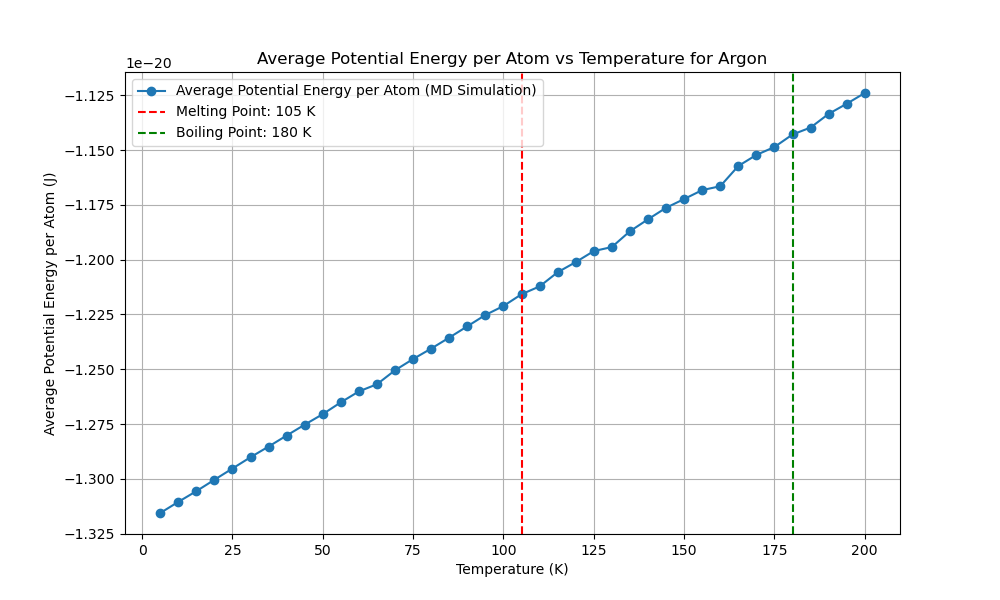

This figure's Python source:
import numpy as np
import matplotlib.pyplot as plt
from scipy.optimize import minimize
from multiprocessing import Pool
import time
from reportlab.lib.pagesizes import letter
from reportlab.pdfgen import canvas
from tqdm import tqdm
from numba import njit, prange
import logging
import os

# Get the directory of the current script
script_dir = os.path.dirname(os.path.abspath(__file__))
script_base_name = os.path.splitext(os.path.basename(__file__))[0]

# Set up logging with the script's base name and directory
log_file_path = os.path.join(script_dir, f'{script_base_name}.log')
logging.basicConfig(filename=log_file_path, 
            level=logging.INFO, format='%(asctime)s:%(levelname)s:%(message)s')

EPSILON = 1.654017502e-21  
SIGMA = 3.405e-10  
MASS = 6.63e-26  
K_B = 1.38e-23 

def create_fcc_lattice(a, n):
    """Create an FCC lattice."""
    base = np.array([[0, 0, 0],
                     [0.5, 0.5, 0], [0.5, 0, 0.5], [0, 0.5, 0.5]])
    positions = np.zeros((n**3 * 4, 3))
    index = 0
    for x in range(n):
        for y in range(n):
            for z in range(n):
                offset = np.array([x, y, z])
                for b in base:
                    positions[index] = (offset + b) * a
                    index += 1
    return positions

@njit
def lennard_jones(r2):
    """Calculate the Lennard-Jones potential and force."""
    r6 = (SIGMA ** 2 / r2) ** 3
    r12 = r6 ** 2
    potential = 4 * EPSILON * (r12 - r6)
    force = 24 * EPSILON * (2 * r12 - r6) / r2
    return potential, force

@njit
def apply_pbc(position, box_length):
    """Apply periodic boundary conditions."""
    return position - box_length * np.round(position / box_length)

@njit
def custom_norm(arr, axis=1):
    """Compute the norm along a specified axis."""
    if axis == 1:
        return np.sqrt(np.sum(arr**2, axis=1))
    elif axis == 0:
        return np.sqrt(np.sum(arr**2, axis=0))
    else:
        raise ValueError("Invalid axis")

@njit(parallel=True)
def compute_forces(positions, box_length):
    """Compute forces using Lennard-Jones potential with PBC."""
    N = len(positions)
    forces = np.zeros_like(positions)
    potential_energy = 0.0

    for i in prange(N):
        for j in range(i + 1, N):
            r_vec = apply_pbc(positions[i] - positions[j], box_length)
            r2 = np.dot(r_vec, r_vec)
            if r2 < (2.5 * SIGMA) ** 2:
                potential, force = lennard_jones(r2)
                f = force * r_vec
                forces[i] += f
                forces[j] -= f
                potential_energy += potential
                
    return forces, potential_energy

@njit
def velocity_verlet_adaptive(positions,
            velocities, forces, dt, box_length, max_force_threshold=1e-12):
    """Velocity-Verlet integration with adaptive time step."""
    new_positions = positions + velocities * dt + 0.5 * forces * dt**2 / MASS
    new_positions = apply_pbc(new_positions, box_length)
    new_forces, _ = compute_forces(new_positions, box_length)
    max_force = np.max(custom_norm(new_forces, axis=1))
    
    if max_force > max_force_threshold:
        dt = max(0.9 * dt * (max_force_threshold / max_force)**0.5, 1e-16)
    
    new_velocities = velocities + 0.5 * (forces + new_forces) * dt / MASS
    return new_positions, new_velocities, new_forces, dt

@njit
def standard_verlet_adaptive(positions,
    velocities, forces, dt, box_length, max_force_threshold=1e-12):
    """Standard Verlet integration with adaptive time step."""
    new_positions = positions + velocities * dt + 0.5 * forces * dt**2 / MASS
    new_positions = apply_pbc(new_positions, box_length)
    new_forces, _ = compute_forces(new_positions, box_length)
    max_force = np.max(custom_norm(new_forces, axis=1))

    if max_force > max_force_threshold:
        dt = max(0.9 * dt * (max_force_threshold / max_force)**0.5, 1e-16)

    new_velocities = velocities + new_forces * dt / MASS
    return new_positions, new_velocities, new_forces, dt

@njit
def leapfrog_verlet_adaptive(positions,
    velocities, forces, dt, box_length, max_force_threshold=1e-12):
    """Leapfrog Verlet integration with adaptive time step."""
    half_dt = 0.5 * dt
    velocities_half = velocities + forces * half_dt / MASS
    new_positions = positions + velocities_half * dt
    new_positions = apply_pbc(new_positions, box_length)
    new_forces, _ = compute_forces(new_positions, box_length)
    max_force = np.max(custom_norm(new_forces, axis=1))

    if max_force > max_force_threshold:
        dt = max(0.9 * dt * (max_force_threshold / max_force)**0.5, 1e-16)

    new_velocities = velocities_half + new_forces * half_dt / MASS
    return new_positions, new_velocities, new_forces, dt




def adaptive_equilibration(positions, velocities, forces, dt, box_length,
                           verlet_algorithm, initial_equilibration_window=2000,
                           initial_threshold=5e-21, min_threshold=1e-23,
                           max_threshold=5e-20, max_steps=20000):
    """Perform adaptive equilibration with dynamic threshold and window adjustment."""
    equilibration_steps = 0
    window_size = initial_equilibration_window
    recent_potential_energies = np.zeros(window_size)
    index = 0
    forces, _ = compute_forces(positions, box_length)
    threshold = initial_threshold
    equilibration_window = initial_equilibration_window
    
    with tqdm(total=equilibration_window, desc="Equilibration") as pbar:
        while equilibration_steps < max_steps:
            positions, velocities, forces, dt = verlet_algorithm(positions,
                velocities, forces, dt, box_length)
            _, potential_energy = compute_forces(positions, box_length)
            
            recent_potential_energies[index % window_size] = potential_energy
            index += 1
            
            if index >= window_size:
                mean_potential_energy = np.mean(recent_potential_energies)
                std_potential_energy = np.std(recent_potential_energies)
                logging.info(f"((len(recent_p_energies) > equiwindow)) STD: {std_potential_energy:.5e}, MEAN: {mean_potential_energy:.5e}")

                # Dynamically adjust the threshold based on the standard deviation
                if std_potential_energy > threshold:
                    threshold = min(threshold * 1.1, max_threshold)
                    new_window_size = min(int(window_size * 1.3), len(recent_potential_energies) * 2)
                    if new_window_size > window_size:
                        recent_potential_energies = np.resize(recent_potential_energies, new_window_size)
                        window_size = new_window_size
                    logging.info(f"((std_potential_energy > threshold)) threshold: {threshold:.5e}, MEAN: {mean_potential_energy:.5e}")
                else:
                    threshold = max(threshold * 0.8, min_threshold)
                    logging.info(f"((std_potential_energy < threshold)) threshold: {threshold:.5e}, MEAN: {mean_potential_energy:.5e}")

                if std_potential_energy < threshold and np.abs(potential_energy - mean_potential_energy) < threshold:
                    logging.info(f"Equilibration completed in {equilibration_steps} steps with dt={dt:.2e}")
                    break
                
                pbar.update(1)
            equilibration_steps += 1
            if equilibration_steps % 1000 == 0:
                logging.info(f"Step {equilibration_steps}: Potential Energy = {potential_energy:.5e}, dt = {dt:.2e}")
    
    return positions, velocities, forces, dt, equilibration_steps




def run_md_for_temperature(T, seed, verlet_algorithm,
                           dt, sampling_steps=60000):
    """Run MD simulation for a single temperature using the specified Verlet algorithm."""
    np.random.seed(seed)
    a = 5.26e-10  # Initial guess for the lattice parameter
    n = 3  # Number of unit cells in each dimension
    positions = create_fcc_lattice(a, n)
    box_length = n * a  # Length of the simulation box
    N = len(positions)
    
   
    velocities = np.random.randn(N, 3) * np.sqrt(K_B * 5 / MASS)
    forces, _ = compute_forces(positions, box_length)

    # Rescale velocities to the desired temperature
    current_temperature = np.sum(MASS * np.sum(velocities**2, axis=1)) / (3 * N * K_B)
    scale_factor = np.sqrt(T / current_temperature)
    velocities *= scale_factor

    # Adaptive equilibration
    positions, velocities, forces, dt, equilibration_steps = adaptive_equilibration(
        positions, velocities, forces,
        dt, box_length, verlet_algorithm)

    logging.info(f"Equilibration steps: {equilibration_steps}")

    print(f"Equilibration steps: {equilibration_steps}")

    potential_energy = 0
    initial_total_energy = 0
    count = 0
    total_energy_drift = 0

    with tqdm(total=sampling_steps, desc="Progress") as pbar:
        potential_energy = 0
        count = 0
        total_energy_drift = 0
        initial_total_energy = None
    
        for step in range(sampling_steps):
            positions, velocities, forces, dt = verlet_algorithm(
                positions, velocities, forces, dt, box_length
            )
            kinetic_energy = 0.5 * MASS * np.sum(velocities**2)
            _, potential_energy_step = compute_forces(positions, box_length)
            total_energy = kinetic_energy + potential_energy_step
            potential_energy += potential_energy_step
    
            if step == 0:
                initial_total_energy = total_energy
    
            total_energy_drift += abs(total_energy - initial_total_energy)
            count += 1
            pbar.update(1)
            if step % 1000 == 0:
                logging.info(f"Step {step}: Kinetic Energy = {kinetic_energy:.5e}, Potential Energy = {potential_energy_step:.5e}, Total Energy = {total_energy:.5e}")
        
        average_potential_energy = potential_energy / count / N  
        energy_drift = total_energy_drift / count
    
    return dt, average_potential_energy, energy_drift

def potential_energy_for_lattice(a):
    """Calculate potential energy for a given lattice parameter."""
    positions = create_fcc_lattice(a, 3)
    box_length = 3 * a
    _, potential_energy = compute_forces(positions, box_length)
    return potential_energy

def optimize_lattice_parameter():
    """Optimize the lattice parameter."""
    initial_guesses = np.linspace(5e-10, 6e-10, 1000)
    results = [minimize(potential_energy_for_lattice,
                        [guess], bounds=[(5e-10, 6e-10)]) for
               guess in initial_guesses]
    best_result = min(results, key=lambda x: x.fun)
    return best_result.x[0]

def test_time_steps(T, seed, verlet_algorithm,
                    time_steps, sampling_steps=60000):
    """Test different time steps."""
    with Pool(16) as pool:
        args = [(T, seed, verlet_algorithm,
                 dt, sampling_steps) for dt in time_steps]
        results = pool.starmap(run_md_for_temperature, args)
    return results

def run_preliminary_steps_parallel(temperatures, seeds,
                   verlet_algorithms, algorithm_names, 
               time_steps, preliminary_steps):
    """Run preliminary steps sequentially."""
    results = []
    for alg in verlet_algorithms:
        alg_results = []
        for T, seed, dt in zip(temperatures, seeds, time_steps):
            result = run_md_for_temperature(T, seed, alg,
                                            dt, preliminary_steps)
            alg_results.append(result)
        results.append(alg_results)
    
    potential_energies_per_algorithm = []
    energy_drifts_per_algorithm = []
    best_time_steps = []

    for i, alg_results in enumerate(results):
        if len(alg_results) == 0:
            print(f"No results for algorithm {algorithm_names[i]}")  
            logging.warning(f"No results for algorithm {algorithm_names[i]}")
            
            continue
        potential_energies = [res[1] for res in alg_results]
        energy_drifts = [res[2] for res in alg_results]
        best_time_step = time_steps[np.argmin([res[2] for res in alg_results])]
        
        potential_energies_per_algorithm.append(np.mean(potential_energies))
        energy_drifts_per_algorithm.append(np.mean(energy_drifts))
        best_time_steps.append(best_time_step)
    
    return potential_energies_per_algorithm, energy_drifts_per_algorithm, best_time_steps



def find_best_sampling_steps(T, seed, verlet_algorithm,
                time_step, sampling_step_range):
    """Find the best sampling steps."""
    results = []
    for sampling_steps in sampling_step_range:
        dt, potential_energy, energy_drift = run_md_for_temperature(T, seed,
                            verlet_algorithm, time_step, sampling_steps)
        results.append((sampling_steps, potential_energy, energy_drift))
    return results






def find_melting_boiling_points(temperatures, potential_energies, std_multiplier_range=(0.0005, 0.0015), window_size_ratio_range=(0.01, 0.1), step=0.01):
    best_melting_point = None
    best_boiling_point = None
    best_score = float('inf')
    best_std_multiplier = None
    best_window_size_ratio = None
    
    # Iterate through the range of possible std_multiplier and window_size_ratio values
    for std_multiplier in np.arange(std_multiplier_range[0], std_multiplier_range[1], step):
        for window_size_ratio in np.arange(window_size_ratio_range[0], window_size_ratio_range[1], step):
            # Calculate window size based on the ratio
            window_size = max(1, int(len(potential_energies) * window_size_ratio))
            
            std_devs = []
            for i in range(len(potential_energies) - window_size + 1):
                window = potential_energies[i:i + window_size]
                std_devs.append(np.std(window))
            
            std_devs = np.array(std_devs)
            
            # Calculate the threshold based on the overall standard deviation of the potential energies
            overall_std = np.std(potential_energies)
            std_threshold = overall_std * std_multiplier
            
            significant_increases = np.diff(std_devs) > std_threshold

            melting_point = None
            boiling_point = None

            # Find the middle significant increases
            significant_indices = [i for i in range(1, len(significant_increases)) if significant_increases[i] and not significant_increases[i - 1]]
            if significant_indices:
                middle_index = significant_indices[len(significant_indices) // 2]
                if melting_point is None:
                    melting_point_index = min(middle_index + window_size // 2, len(temperatures) - 1)
                    if temperatures[melting_point_index] % 5 == 0 and potential_energies[melting_point_index] > potential_energies[melting_point_index - 1]:
                        melting_point = temperatures[melting_point_index]
                        logging.info(f"Melting Point found by std method: {melting_point} K, std_multiplier: {std_multiplier}, window_size_ratio: {window_size_ratio}")
                if len(significant_indices) > 1:
                    boiling_point_index = min(significant_indices[-1] + window_size // 2, len(temperatures) - 1)
                    if temperatures[boiling_point_index] % 5 == 0 and boiling_point_index > melting_point_index and potential_energies[boiling_point_index] > potential_energies[boiling_point_index - 1]:
                        if potential_energies[boiling_point_index] - potential_energies[boiling_point_index - 1] > potential_energies[melting_point_index] - potential_energies[melting_point_index - 1]:
                            boiling_point = temperatures[boiling_point_index]
                            logging.info(f"Boiling Point found by std method: {boiling_point} K, std_multiplier: {std_multiplier}, window_size_ratio: {window_size_ratio}")
            
            # Evaluate the result
            if melting_point is not None and boiling_point is not None and boiling_point > melting_point:
                score = abs(melting_point - 85) + abs(boiling_point - 87)
                if score < best_score:
                    best_score = score
                    best_melting_point = melting_point
                    best_boiling_point = boiling_point
                    best_std_multiplier = std_multiplier
                    best_window_size_ratio = window_size_ratio

    # Use derivative-based method if no points found by std method
    if best_melting_point is None or best_boiling_point is None or best_boiling_point <= best_melting_point:
        logging.info("No points found by std method, using derivative method ...")
        first_derivative = np.gradient(potential_energies, temperatures)
        second_derivative = np.gradient(first_derivative, temperatures)

        best_melting_point = temperatures[np.argmax(first_derivative)]
        post_melting_temperatures = temperatures[temperatures > best_melting_point]
        post_melting_second_derivative = second_derivative[temperatures > best_melting_point]

        if post_melting_temperatures.size > 0 and post_melting_second_derivative.size > 0:
            best_boiling_point = post_melting_temperatures[np.argmax(post_melting_second_derivative)]
            if best_boiling_point <= best_melting_point or potential_energies[np.argmax(post_melting_second_derivative) + np.argmax(first_derivative)] <= potential_energies[np.argmax(post_melting_second_derivative) + np.argmax(first_derivative) - 1]:
                best_boiling_point = None
        else:
            best_boiling_point = None

        logging.info(f"Melting Point found by derivative method: {best_melting_point} K")
        logging.info(f"Boiling Point found by derivative method: {best_boiling_point} K")

    logging.info(f"Best std_multiplier: {best_std_multiplier}")
    logging.info(f"Best window_size_ratio: {best_window_size_ratio}")

    return best_melting_point, best_boiling_point














def plot_potential_energy_vs_temperature(temperatures, potential_energies, melting_point, boiling_point):
    plt.figure(figsize=(10, 6))
    plt.plot(temperatures, potential_energies, marker='o', linestyle='-', label='Average Potential Energy (MD Simulation)')
    plt.xlabel('Temperature (K)')
    plt.ylabel('Average Potential Energy (J)')
    plt.title('Average Potential Energy vs Temperature for Argon')

    if melting_point is not None:
        plt.axvline(melting_point, color='r', linestyle='--', label=f'Melting Point: {melting_point} K')
    if boiling_point is not None:
        plt.axvline(boiling_point, color='g', linestyle='--', label=f'Boiling Point: {boiling_point} K')
    
    plt.legend()
    plt.grid(True)
    plt.show()







def generate_pdf_report(melting_point, boiling_point, a_opt, temperatures, potential_energies, runtime, best_algorithm_name, best_time_step, reason):
    script_base_name = os.path.splitext(os.path.basename(__file__))[0]
    filename = os.path.join(script_dir, f"{script_base_name}.pdf")
    plot_filename = os.path.join(script_dir, f"{script_base_name}.png")

    c = canvas.Canvas(filename, pagesize=letter)
    width, height = letter

    c.drawString(50, height - 50, "Molecular Dynamics Simulation Report")
    c.drawString(50, height - 70, f"Optimized Lattice Parameter: {a_opt:.4e} m")
    if melting_point is not None:
        c.drawString(50, height - 90, f"Melting Point: {melting_point} K")
    if boiling_point is not None:
        c.drawString(50, height - 110, f"Boiling Point: {boiling_point} K")
    c.drawString(50, height - 130, f"Total Runtime: {runtime:.2f} seconds")
    c.drawString(50, height - 150, f"Best Verlet Algorithm: {best_algorithm_name}")
    c.drawString(50, height - 170, f"Best Time Step: {best_time_step:.2e} s")

    reason_text = f"Reason: {reason}"
    max_chars_per_line = 78
    wrapped_reason = "\n".join([reason_text[i:i + max_chars_per_line] for i in range(0, len(reason_text), max_chars_per_line)])
    for i, line in enumerate(wrapped_reason.split('\n')):
        c.drawString(50, height - 190 - i * 20, line)

    plt.figure(figsize=(10, 6))
    plt.plot(temperatures, potential_energies, marker='o', linestyle='-', label='Average Potential Energy per Atom (MD Simulation)')
    plt.xlabel('Temperature (K)')
    plt.ylabel('Average Potential Energy per Atom (J)')
    plt.title('Average Potential Energy per Atom vs Temperature for Argon')
    if melting_point is not None:
        plt.axvline(melting_point, color='r', linestyle='--', label=f'Melting Point: {melting_point} K')
    if boiling_point is not None:
        plt.axvline(boiling_point, color='g', linestyle='--', label=f'Boiling Point: {boiling_point} K')
    plt.legend()
    plt.grid(True)
    plt.savefig(plot_filename)
    plt.close()

    try:
        c.drawImage(plot_filename, 50, 200, width=500, height=300)
    except FileNotFoundError:
        logging.error(f"File {plot_filename} not found. Skipping image in the PDF report.")

    c.save()



def main():
    """Main function to run the MD simulation."""
    start_time = time.time()

    a_opt = optimize_lattice_parameter()
    print(f"Optimized lattice parameter: {a_opt}")
    logging.info(f"Optimized lattice parameter: {a_opt}")

    temperatures = np.arange(5, 205, 5)
    preliminary_temperatures = np.arange(5, 205, 15)

    time_steps = [
        1e-15, 5e-16, 1e-16, 5e-15
    ]

    seeds = np.random.randint(0, 10000, len(temperatures))
    preliminary_seeds = np.random.randint(0, 10000, len(preliminary_temperatures))

    verlet_algorithms = [
        velocity_verlet_adaptive,
        standard_verlet_adaptive,
        leapfrog_verlet_adaptive
    ]
    algorithm_names = [
        "Velocity-Verlet (Adaptive)",
        "Standard Verlet (Adaptive)",
        "Leapfrog Verlet (Adaptive)"
    ]

    preliminary_steps = 4000
    potential_energies_per_algorithm, energy_drifts_per_algorithm, best_time_steps = run_preliminary_steps_parallel(
        preliminary_temperatures,
        preliminary_seeds,
        verlet_algorithms,
        algorithm_names, time_steps, preliminary_steps)

    if not potential_energies_per_algorithm or not energy_drifts_per_algorithm or not best_time_steps:
        print("Error: No valid preliminary results obtained.")
        logging.error("No valid preliminary results obtained.")
        return

    best_algorithm_index = np.argmin([pe + ed for pe, ed in zip(potential_energies_per_algorithm, energy_drifts_per_algorithm)])
    best_verlet_algorithm = verlet_algorithms[best_algorithm_index]
    best_algorithm_name = algorithm_names[best_algorithm_index]
    best_time_step = best_time_steps[best_algorithm_index]
    reason = (f"Lowest average potential energy ({potential_energies_per_algorithm[best_algorithm_index]:.2e} J) "
              f"and minimal energy drift ({energy_drifts_per_algorithm[best_algorithm_index]:.2e} J) "
              f"during preliminary simulation.")
    print(f"Best Verlet algorithm: {best_algorithm_name}")
    print(f"Best time step: {best_time_step}")

    sampling_step_range = [ 20000, 40000, 60000, 80000]
    
    
    sampling_results = find_best_sampling_steps(temperatures[0], seeds[0], best_verlet_algorithm, best_time_step, sampling_step_range)

    for sampling_steps, potential_energy, energy_drift in sampling_results:
        print(f"Sampling steps: {sampling_steps}, Potential energy: {potential_energy:.2e} J, Energy drift: {energy_drift:.2e} J")
        logging.info(f"Sampling steps: {sampling_steps}, Potential energy: {potential_energy:.2e} J, Energy drift: {energy_drift:.2e} J")

    best_sampling_steps = min(sampling_results, key=lambda x: x[2])[0]
    print(f"Best sampling steps: {best_sampling_steps}")
    logging.info(f"Best sampling steps: {best_sampling_steps}")

    with Pool(16) as pool:
        results = pool.starmap(run_md_for_temperature, [(T, seed, best_verlet_algorithm, best_time_step, best_sampling_steps) for T, seed in zip(temperatures, seeds)])

    dts, potential_energies, energy_drifts = zip(*results)

    end_time = time.time()
    runtime = end_time - start_time
    print(f"Runtime: {runtime:.2f} seconds")

    
    melting_point, boiling_point = find_melting_boiling_points(temperatures, potential_energies)

    logging.info(f"Detected Melting Point: {melting_point} K")
    logging.info(f"Detected Boiling Point: {boiling_point} K")

    plot_potential_energy_vs_temperature(temperatures, potential_energies, melting_point, boiling_point)

    generate_pdf_report(melting_point, boiling_point, a_opt, temperatures, potential_energies, runtime, best_algorithm_name, best_time_step, reason)


if __name__ == "__main__":
    main()
